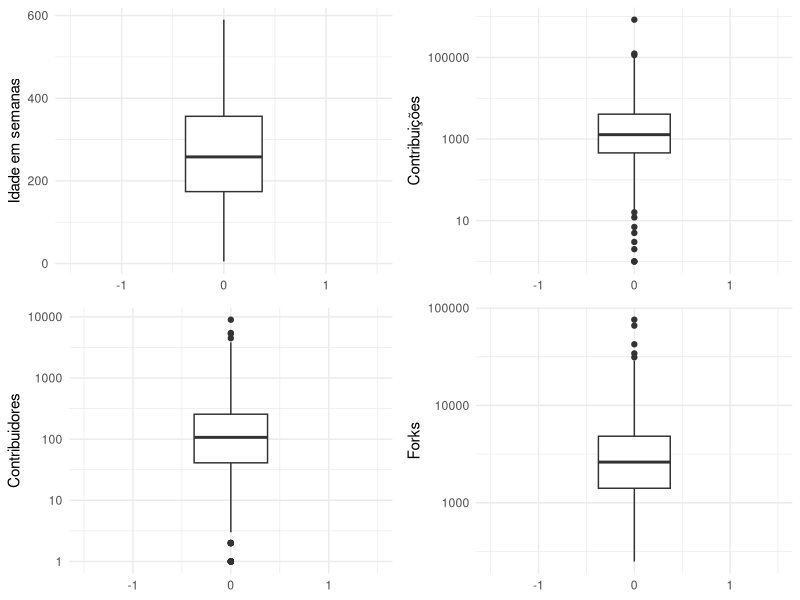
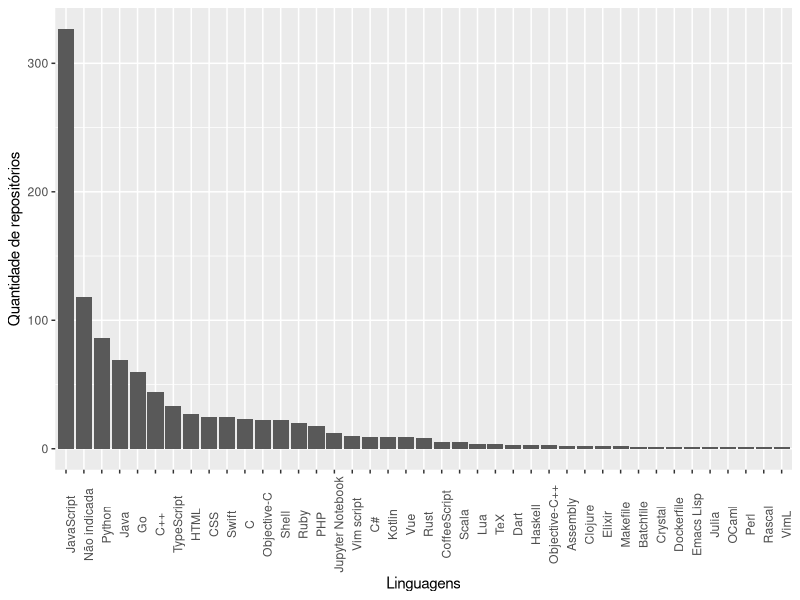
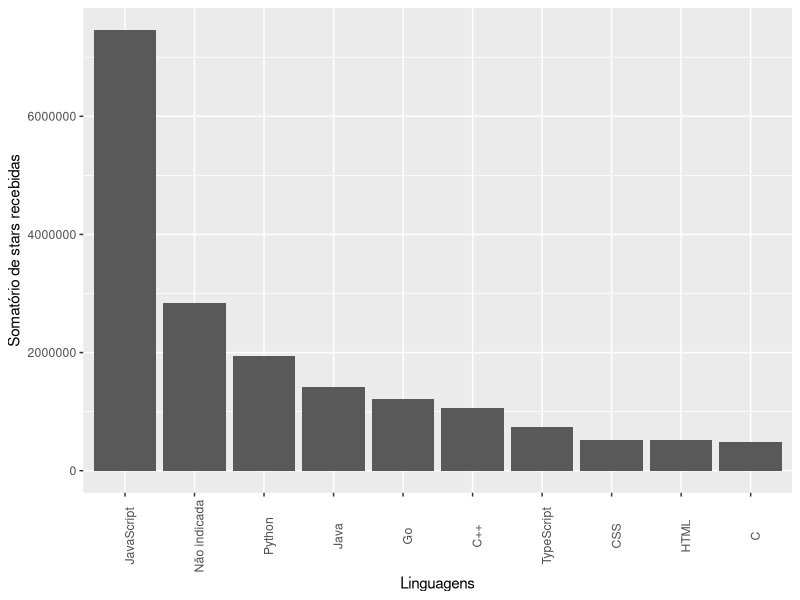
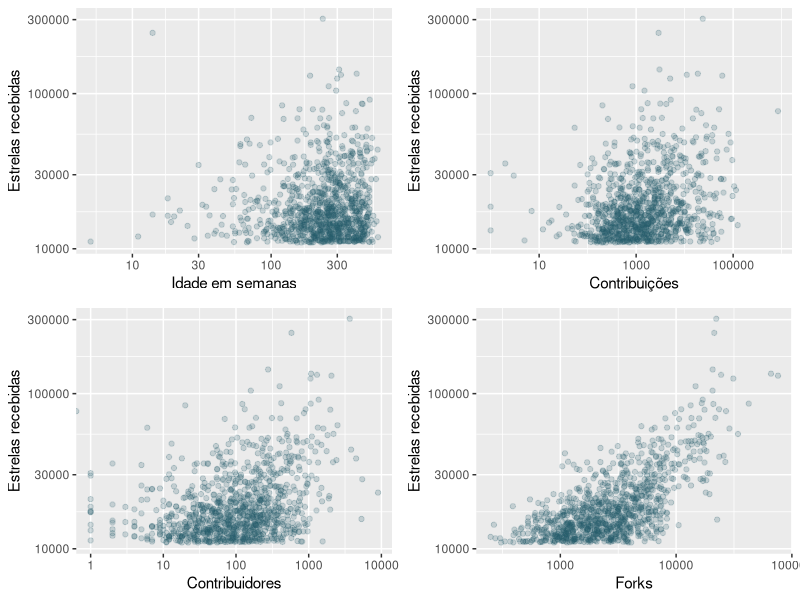
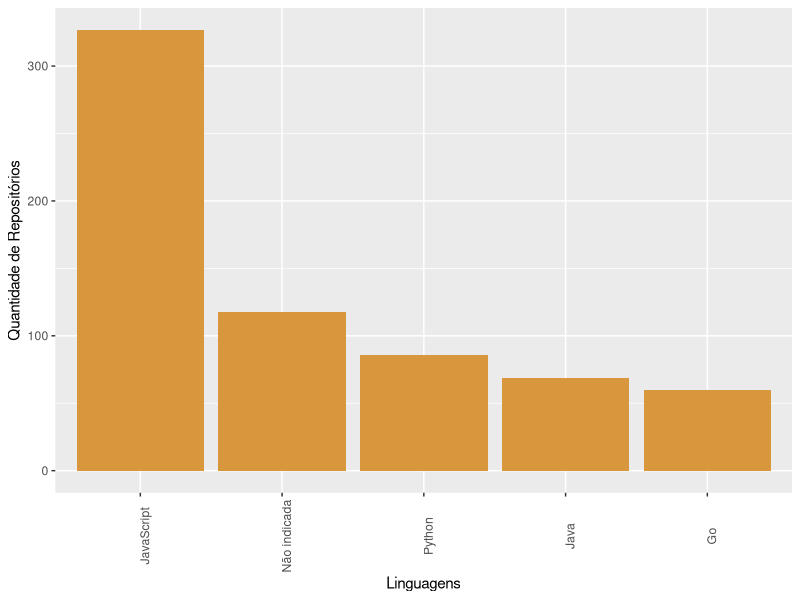

These figures' R source, in order: (Note: a time limit stopped this script after it produced the figures.)
## ---- chunk 1
knitr::opts_chunk$set(echo = TRUE)
library(tidyverse)
library(here)
library(viridis)
library(skimr)
library(gridExtra)
library(boot)
library(broom)

## ---- chunk 2
options(scipen=999)

dados_full = read_csv("../dados/repositorios_update.csv")

glimpse(dados_full)
## ---- chunk 3
dados_full %>% filter(full_name == 'torvalds/linux') %>% select(contributors, html_url)
## ---- chunk 4
dados_full = dados_full %>% 
  mutate(contributors = replace(contributors, contributors == '∞', 0)) 

dados_full %>% filter(full_name == 'torvalds/linux') %>% select(contributors, html_url)
## ---- chunk 5
dados = dados_full %>% select(full_name, 
                              description, 
                              owner_type, 
                              created_at,
                              stargazers_count,
                              language,
                              forks,
                              timestamp_extract,
                              commits,
                              contributors) %>%
  mutate(timestamp_extract = as.POSIXct.numeric(timestamp_extract, origin = '1970-01-01')) %>%
  mutate(age_weeks = difftime(timestamp_extract, created_at, units = 'weeks')) %>%
  mutate(contributors = as.integer(contributors), commits = as.integer(commits), age_weeks = as.integer(age_weeks)) %>%
  mutate(language = replace(language, is.na(language), 'Não indicada'))
## ---- chunk 6
duplicados = duplicated(dados, fromLast = TRUE)

which(duplicados)
## ---- chunk 7

skim(dados)
## ---- chunk 8

p1 <- dados %>%
  ggplot(mapping = aes(y = age_weeks)) + 
  # stat_boxplot(geom ='errorbar', fill = "#93A8AC") + 
  geom_boxplot() +
  ylab("Idade em semanas") + 
  scale_x_continuous(limits = c(-1.5, 1.5)) + 
  theme_minimal()

p2 <- dados %>%
  ggplot(mapping = aes(y = commits)) + 
  geom_boxplot() + 
  ylab("Contribuições") +
  scale_y_log10() + 
  scale_x_continuous(limits = c(-1.5, 1.5)) + 
  theme_minimal()

p3 <- dados %>%
  ggplot(mapping = aes(y = contributors)) + 
  geom_boxplot() +
  ylab("Contribuidores") +
  scale_y_log10() + 
  scale_x_continuous(limits = c(-1.5, 1.5)) + 
  theme_minimal()

p4 <- dados %>%
  ggplot(mapping = aes(y = forks)) + 
  geom_boxplot() +
  ylab("Forks") +
  scale_y_log10() + 
  scale_x_continuous(limits = c(-1.5, 1.5)) + 
  theme_minimal()

g = grid.arrange(p1, p2, p3, p4, ncol=2)

ggsave("figura1.pdf", g)
## ---- chunk 9
q = dados$stargazers_count

quantile(q)

## ---- chunk 10
q = dados$commits

quantile(q)
## ---- chunk 11
q = dados$stargazers_count

quantile(q)
## ---- chunk 12
t = dados$forks

quantile(t)
## ---- chunk 13
q = dados$age_weeks

quantile(q)
## ---- chunk 14
dados %>% 
  group_by(language) %>%
  summarise(n = n()) %>%
  arrange(desc(n)) %>%
  ggplot(mapping = aes(x = reorder(language, -n), y = n)) +
    geom_bar(position="dodge", stat="identity") +
    theme(axis.text.x = element_text(angle = 90)) +
    labs(x="Linguagens", y="Quantidade de repositórios")

## ---- chunk 15
g <- dados %>% 
  group_by(language) %>%
  summarise(n = n()) %>%
  top_n(5) %>%
  ggplot(mapping = aes(x = reorder(language, -n), y = n)) +
    geom_bar(position="dodge", stat="identity", fill = "#D8973C") +
    theme(axis.text.x = element_text(angle = 90)) +
    labs(x="Linguagens", y="Quantidade de Repositórios")

ggsave("figura2.pdf", g)

## ---- chunk 16

dados %>% 
  group_by(language) %>%
  summarise(n = sum(stargazers_count)) %>%
  top_n(10) %>%
  ggplot(mapping = aes(x = reorder(language, -n), y = n)) +
    geom_bar(position="dodge", stat="identity") +
    theme(axis.text.x = element_text(angle = 90)) +
    labs(x="Linguagens", y="Somatório de stars recebidas") 

  # colocar boxplot
## ---- chunk 17

# ggggpairs(dados)

## ---- chunk 18
p1 <- dados %>%
  ggplot(mapping = aes(x = age_weeks, y = stargazers_count)) + 
  geom_jitter(alpha = .2, color = "#245D6A") +
  ylab("Estrelas recebidas") +
  xlab("Idade em semanas") +
  scale_y_log10() + 
  scale_x_log10()

p2 <- dados %>%
  ggplot(mapping = aes(x = commits, y = stargazers_count)) + 
  geom_jitter(alpha = .2, color = "#245D6A") +
  ylab("Estrelas recebidas") +
  xlab("Contribuições") +
  scale_y_log10() + 
  scale_x_log10()

p3 <- dados %>%
  ggplot(mapping = aes(x = contributors, y = stargazers_count)) + 
  geom_jitter(alpha = .2, color = "#245D6A") +
  ylab("Estrelas recebidas") +
  xlab("Contribuidores") +
  scale_y_log10() + 
  scale_x_log10()

p4 <- dados %>%
  ggplot(mapping = aes(x = forks, y = stargazers_count)) + 
  geom_jitter(alpha = .2, color = "#245D6A") +
  ylab("Estrelas recebidas") +
  xlab("Forks") +
  scale_y_log10() + 
  scale_x_log10()


g = grid.arrange(p1, p2, p3, p4, ncol=2)

ggsave("figura3.pdf", g)

## ---- chunk 19
dados %>% 
  summarise(pearson = cor(stargazers_count, age_weeks, method = "pearson"), 
            spearman = cor(stargazers_count, age_weeks, method = "spearman"), 
            kendall = cor(stargazers_count, age_weeks, method = "kendall"), )
## ---- chunk 20
dados %>% 
  summarise(pearson = cor(stargazers_count, commits, method = "pearson"), 
            spearman = cor(stargazers_count, commits, method = "spearman"), 
            kendall = cor(stargazers_count, commits, method = "kendall"), )
## ---- chunk 21
dados %>% 
  summarise(pearson = cor(stargazers_count, contributors, method = "pearson"), 
            spearman = cor(stargazers_count, contributors, method = "spearman"), 
            kendall = cor(stargazers_count, contributors, method = "kendall"), )
## ---- chunk 22
dados %>% 
  summarise(pearson = cor(stargazers_count, forks, method = "pearson"), 
            spearman = cor(stargazers_count, forks, method = "spearman"), 
            kendall = cor(stargazers_count, forks, method = "kendall"))
## ---- chunk 23
cor.test(~ stargazers_count + forks, data=dados, method = 'spearman', continuity = FALSE, conf.level = 0.95)
## ---- chunk 24
cor.test(~ stargazers_count + age_weeks, data=dados, method = 'spearman', continuity = FALSE, conf.level = 0.95)
## ---- chunk 25
cor.test(~ stargazers_count + commits, data=dados, method = 'spearman', continuity = FALSE, conf.level = 0.95)
## ---- chunk 26
cor.test(~ stargazers_count + contributors, data=dados, method = 'spearman', continuity = FALSE, conf.level = 0.95)
## ---- chunk 27

function_correlacao = function(df, i){
    theta_c_correlacao = df %>%
        slice(i) %>%
        summarise(correlacao = cor(stargazers_count, age_weeks, method = "spearm")) %>%
        pull(correlacao)
    
    return(theta_c_correlacao)
}

booted_cor <- boot(data = dados, 
               statistic = function_correlacao, 
               R = 4000)

cor = tidy(booted_cor, 
          conf.level = .95,
          conf.method = "basic",
          conf.int = TRUE)
cor
## ---- chunk 28

function_correlacao = function(df, i){
    theta_c_correlacao = df %>%
        slice(i) %>%
        summarise(correlacao = cor(stargazers_count, commits, method = "spearm")) %>%
        pull(correlacao)
    
    return(theta_c_correlacao)
}

booted_cor <- boot(data = dados, 
               statistic = function_correlacao, 
               R = 4000)

cor = tidy(booted_cor, 
          conf.level = .95,
          conf.method = "basic",
          conf.int = TRUE)
cor

## ---- chunk 29

function_correlacao = function(df, i){
    theta_c_correlacao = df %>%
        slice(i) %>%
        summarise(correlacao = cor(stargazers_count, contributors, method = "spearm")) %>%
        pull(correlacao)
    
    return(theta_c_correlacao)
}

booted_cor <- boot(data = dados, 
               statistic = function_correlacao, 
               R = 4000)

cor = tidy(booted_cor, 
          conf.level = .95,
          conf.method = "basic",
          conf.int = TRUE)
cor

## ---- chunk 30

function_correlacao = function(df, i){
    theta_c_correlacao = df %>%
        slice(i) %>%
        summarise(correlacao = cor(stargazers_count, forks, method = "spearm")) %>%
        pull(correlacao)
    
    return(theta_c_correlacao)
}

booted_cor <- boot(data = dados, 
               statistic = function_correlacao, 
               R = 4000)

cor = tidy(booted_cor, 
          conf.level = .95,
          conf.method = "basic",
          conf.int = TRUE)
cor
